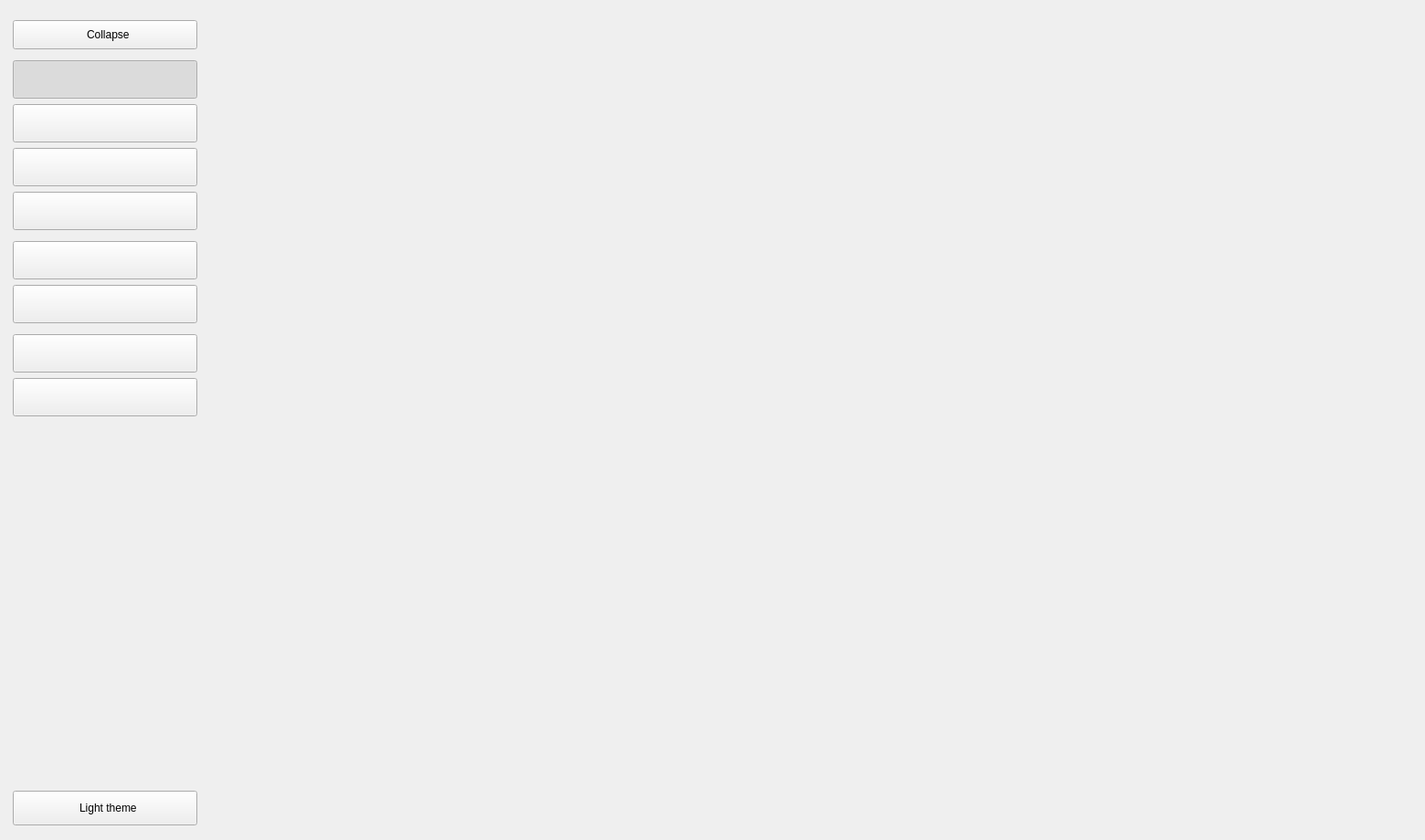
<?xml version='1.0' encoding='utf-8'?>
<ui version="4.0">
 <class>MainWindow</class>
 <widget class="QCustomQMainWindow" name="MainWindow">
  <property name="geometry">
   <rect><x>0</x><y>0</y><width>1560</width><height>920</height></rect>
  </property>
  <property name="minimumSize">
   <size><width>1120</width><height>680</height></size>
  </property>
  <property name="windowTitle">
   <string>Winning — Analytics (Correct Architecture)</string>
  </property>
  <widget class="QWidget" name="centralwidget">
   <layout class="QHBoxLayout" name="rootLayout">
    <property name="spacing"><number>0</number></property>
    <property name="leftMargin"><number>0</number></property>
    <property name="topMargin"><number>0</number></property>
    <property name="rightMargin"><number>0</number></property>
    <property name="bottomMargin"><number>0</number></property>
    <item>
     <widget class="QCustomSidebar" name="sidebar">
      <property name="minimumSize"><size><width>230</width><height>0</height></size></property>
      <property name="maximumSize"><size><width>230</width><height>16777215</height></size></property>
      <property name="collapsedWidth" stdset="0"><number>72</number></property>
      <property name="expandedWidth" stdset="0"><number>230</number></property>
      <property name="defaultWidth" stdset="0"><number>230</number></property>
      <property name="animationDuration" stdset="0"><number>320</number></property>
      <layout class="QVBoxLayout" name="sidebarLayout">
       <property name="spacing"><number>6</number></property>
       <property name="leftMargin"><number>14</number></property>
       <property name="topMargin"><number>16</number></property>
       <property name="rightMargin"><number>14</number></property>
       <property name="bottomMargin"><number>16</number></property>
       <item>
        <widget class="QCustomSidebarLabel" name="brandLabel">
         <property name="text" stdset="0"><string>Winning</string></property>
         <property name="iconSize" stdset="0"><size><width>24</width><height>24</height></size></property>
        </widget>
       </item>
       <item>
        <widget class="QPushButton" name="sidebarToggle">
         <property name="minimumSize"><size><width>0</width><height>32</height></size></property>
         <property name="text"><string>  Collapse</string></property>
         <property name="iconSize"><size><width>18</width><height>18</height></size></property>
        </widget>
       </item>
       <item>
        <widget class="QCustomSidebarLabel" name="secGeneral">
         <property name="text" stdset="0"><string>GENERAL</string></property>
        </widget>
       </item>
       <item>
        <widget class="QCustomSidebarButton" name="navDashboard">
         <property name="minimumSize"><size><width>0</width><height>42</height></size></property>
         <property name="checkable"><bool>true</bool></property>
         <property name="autoExclusive"><bool>true</bool></property>
         <property name="checked"><bool>true</bool></property>
         <property name="labelText" stdset="0"><string>Dashboard</string></property>
         <property name="iconSize"><size><width>20</width><height>20</height></size></property>
        </widget>
       </item>
       <item>
        <widget class="QCustomSidebarButton" name="navProducts">
         <property name="minimumSize"><size><width>0</width><height>42</height></size></property>
         <property name="checkable"><bool>true</bool></property>
         <property name="autoExclusive"><bool>true</bool></property>
         <property name="labelText" stdset="0"><string>Products</string></property>
         <property name="iconSize"><size><width>20</width><height>20</height></size></property>
        </widget>
       </item>
       <item>
        <widget class="QCustomSidebarButton" name="navOrders">
         <property name="minimumSize"><size><width>0</width><height>42</height></size></property>
         <property name="checkable"><bool>true</bool></property>
         <property name="autoExclusive"><bool>true</bool></property>
         <property name="labelText" stdset="0"><string>Orders</string></property>
         <property name="iconSize"><size><width>20</width><height>20</height></size></property>
        </widget>
       </item>
       <item>
        <widget class="QCustomSidebarButton" name="navCustomers">
         <property name="minimumSize"><size><width>0</width><height>42</height></size></property>
         <property name="checkable"><bool>true</bool></property>
         <property name="autoExclusive"><bool>true</bool></property>
         <property name="labelText" stdset="0"><string>Customers</string></property>
         <property name="iconSize"><size><width>20</width><height>20</height></size></property>
        </widget>
       </item>
       <item>
        <widget class="QCustomSidebarLabel" name="secOther">
         <property name="text" stdset="0"><string>OTHER</string></property>
        </widget>
       </item>
       <item>
        <widget class="QCustomSidebarButton" name="navMarketing">
         <property name="minimumSize"><size><width>0</width><height>42</height></size></property>
         <property name="checkable"><bool>true</bool></property>
         <property name="autoExclusive"><bool>true</bool></property>
         <property name="labelText" stdset="0"><string>Marketing</string></property>
         <property name="iconSize"><size><width>20</width><height>20</height></size></property>
        </widget>
       </item>
       <item>
        <widget class="QCustomSidebarButton" name="navAnalytics">
         <property name="minimumSize"><size><width>0</width><height>42</height></size></property>
         <property name="checkable"><bool>true</bool></property>
         <property name="autoExclusive"><bool>true</bool></property>
         <property name="labelText" stdset="0"><string>Analytics</string></property>
         <property name="iconSize"><size><width>20</width><height>20</height></size></property>
        </widget>
       </item>
       <item>
        <widget class="QCustomSidebarLabel" name="secSupport">
         <property name="text" stdset="0"><string>SUPPORT</string></property>
        </widget>
       </item>
       <item>
        <widget class="QCustomSidebarButton" name="navSettings">
         <property name="minimumSize"><size><width>0</width><height>42</height></size></property>
         <property name="checkable"><bool>true</bool></property>
         <property name="autoExclusive"><bool>true</bool></property>
         <property name="labelText" stdset="0"><string>Settings</string></property>
         <property name="iconSize"><size><width>20</width><height>20</height></size></property>
        </widget>
       </item>
       <item>
        <widget class="QCustomSidebarButton" name="navHelp">
         <property name="minimumSize"><size><width>0</width><height>42</height></size></property>
         <property name="checkable"><bool>true</bool></property>
         <property name="autoExclusive"><bool>true</bool></property>
         <property name="labelText" stdset="0"><string>Help</string></property>
         <property name="iconSize"><size><width>20</width><height>20</height></size></property>
        </widget>
       </item>
       <item>
        <spacer name="sidebarSpacer">
         <property name="orientation"><enum>Qt::Vertical</enum></property>
         <property name="sizeHint" stdset="0"><size><width>20</width><height>40</height></size></property>
        </spacer>
       </item>
       <item>
        <widget class="QPushButton" name="themeToggle">
         <property name="minimumSize"><size><width>0</width><height>38</height></size></property>
         <property name="iconSize"><size><width>18</width><height>18</height></size></property>
         <property name="text"><string>  Light theme</string></property>
        </widget>
       </item>
      </layout>
     </widget>
    </item>
    <item>
     <widget class="QCustomQStackedWidget" name="pageStack">
      <property name="sizePolicy">
       <sizepolicy hsizetype="Expanding" vsizetype="Expanding">
        <horstretch>1</horstretch><verstretch>0</verstretch>
       </sizepolicy>
      </property>
      <property name="slideTransition" stdset="0"><bool>true</bool></property>
      <property name="transitionTime" stdset="0"><number>360</number></property>
      <widget class="QCustomComponentContainer" name="dashboardContainer">
       <property name="filePath" stdset="0"><string>ui/DashboardComponent.ui</string></property>
       <property name="previewComponent" stdset="0"><bool>false</bool></property>
      </widget>
     </widget>
    </item>
   </layout>
  </widget>
 </widget>
 <customwidgets>
  <customwidget>
   <class>QCustomQMainWindow</class>
   <extends>QMainWindow</extends>
   <header>Custom_Widgets.QCustomQMainWindow</header>
   <container>1</container>
  </customwidget>
  <customwidget>
   <class>QCustomSidebar</class>
   <extends>QWidget</extends>
   <header>Custom_Widgets.QCustomSidebar</header>
   <container>1</container>
  </customwidget>
  <customwidget>
   <class>QCustomSidebarLabel</class>
   <extends>QWidget</extends>
   <header>Custom_Widgets.QCustomSidebarLabel</header>
  </customwidget>
  <customwidget>
   <class>QCustomSidebarButton</class>
   <extends>QPushButton</extends>
   <header>Custom_Widgets.QCustomSidebarButton</header>
  </customwidget>
  <customwidget>
   <class>QCustomQStackedWidget</class>
   <extends>QStackedWidget</extends>
   <header>Custom_Widgets.QCustomQStackedWidget</header>
   <container>1</container>
  </customwidget>
  <customwidget>
   <class>QCustomComponentContainer</class>
   <extends>QWidget</extends>
   <header>Custom_Widgets.QCustomComponentContainer</header>
   <container>1</container>
  </customwidget>
 <customwidget><class>QPushButton</class><extends>QPushButton</extends><header location="global">Custom_Widgets.Theme.h</header><container>1</container></customwidget><customwidget><class>QLabel</class><extends>QLabel</extends><header location="global">Custom_Widgets.Theme.h</header><container>1</container></customwidget></customwidgets>
 <connections />
</ui>
